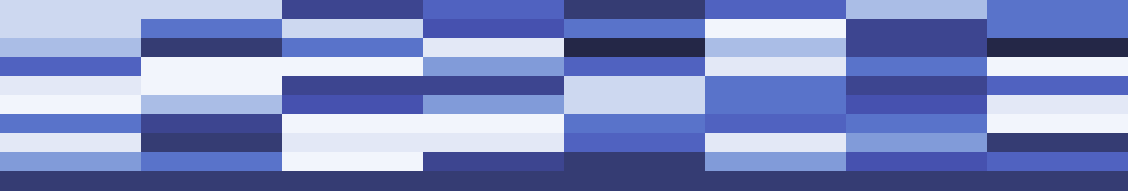
Frame 1 (no input)
Frame 60 (the mouse pressed at the canvas centre just before this capture): identical to frame 1, image omitted
Frame 120 (the mouse held since frame 60 and released just before this capture): identical to frame 1, image omitted

The Processing sketch that drew this single still picture (run headless with seeded random() and noise(); from frame 60 on, the mouse is pressed at the canvas centre):

// Processing sketch: cover_valt
// ── cover_valt.pde
String title = "valt_banner_image";

int canvasWidth = 1128;
int canvasHeight = 190;

color[] colors = {
  // valt
  //#f1f8fe, #e1effd, #bcdffb, #81c6f8, #3faaf1, #1486d2, #0972c0, #085a9c, #0b4d81, #0f416b, #0a2a47

  // assuredam
  #f2f5fc, #e3e8f6, #cdd8f0, #aabde6, #819bd9, #5973ca, #5062c0, #4651af, #3d4590, #353c73, #242747
};

float pixelW;
float pixelH;

float lastClickX = -1;
float lastClickY = -1;
boolean hasClicked = false;
boolean drawClick = false;

void setup() {
  size(1128, 191);
  lastClickX = width / 2;
  lastClickY = height / 2;
  hasClicked = true;
  background(0);
  generate();
}

void draw() {
  // This is now empty since we'll redraw on demand
}

void generate() {
  pixelW = width/8;
  pixelH = height/10;

  background(getColorByIndex(9));

  float maxDistance = dist(0, 0, canvasHeight, canvasHeight); // Maximum possible distance in canvas

  for (float x = 0; x < canvasWidth; x += pixelW) {
    for (float y = 0; y < canvasHeight - pixelH; y += pixelH) {
      // Calculate distance from cell center to last click
      float cellCenterX = x + pixelW / 2;
      float cellCenterY = y + pixelH / 2;
      float distance = dist(cellCenterX, cellCenterY, lastClickX, lastClickY);

      // Normalize distance (0 to 1)
      float normalizedDistance = distance / maxDistance;

      // Invert the normalized distance (closer = higher value)
      float influenceFactor = 1 - normalizedDistance;

      // Adjust probability based on distance (closer to click = more likely to be white)
      float threshold = 120 - (influenceFactor * 100);
      float g = random(100) > threshold ? 255 : 0;
      //float g = random(100) > 50 ? 255 : 0;

      noStroke();

      // Dibujar el puntero del mouse
      //float pointerSize = pixelSize * 8;
      //if (distance < g) {
      //fill(c3);
      //} else {
      fill(getRandomColor());
      //}

      rect(x, y, pixelW, pixelH);
    }
  }

  println("Generated with click point at: " + lastClickX + ", " + lastClickY);
}

void mousePressed() {
  // Update last click position
  lastClickX = mouseX;
  lastClickY = mouseY;
  hasClicked = true;

  // Generate new pattern
  generate();
}

void keyPressed() {
  if (key == 'r' || key == 'R') {
    // Generate with the same click position
    generate();
  } else if (key == 's' || key == 'S') {
    // Save the current artwork
    String timestamp = year() + nf(month(), 2) + nf(day(), 2) + "_" + nf(hour(), 2) + nf(minute(), 2) + nf(second(), 2);
    save(title + "_" + timestamp + ".png");
    println("Saved as " + title + "_" + timestamp + ".png");
  } else if (key == 'c' || key == 'C') {
    // Clear click position and generate new pattern with random distribution
    hasClicked = false;
    generate();
  }
}

// Obtener un color por índice (con seguridad)
color getColorByIndex(int index) {
  index = constrain(index, 0, colors.length - 1);
  return colors[index];
}

// Obtener un color al azar
color getRandomColor() {
  int randomIndex = int(random(colors.length));
  return colors[randomIndex];
}
